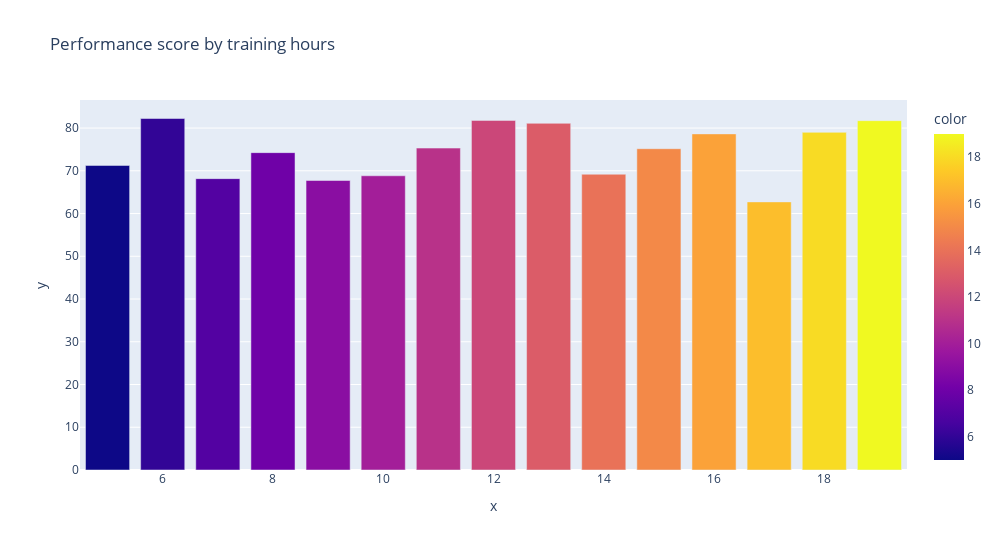

Notebook code for this chart:
### Code cell
fig=px.bar(x=a.Training_Hours_Per_Week,y=a.Performance_Score,color=a.Training_Hours_Per_Week,title='Performance score by training hours')
fig.update_layout(width=1000,height=550)
fig.show()

### Figure 1 — Plotly figure (JSON) as saved in the notebook; plotly's stock layout.template omitted (floating-point values rounded to 4 significant figures)
{"data": [{"alignmentgroup": "True", "hovertemplate": "x=%{x}<br>y=%{y}<br>color=%{marker.color}<extra></extra>", "legendgroup": "", "marker": {"color": [5, 6, 7, 8, 9, 10, 11, 12, 13, 14, 15, 16, 17, 18, 19], "coloraxis": "coloraxis", "pattern": {"shape": ""}}, "name": "", "offsetgroup": "", "orientation": "v", "showlegend": false, "textposition": "auto", "type": "bar", "x": [5, 6, 7, 8, 9, 10, 11, 12, 13, 14, 15, 16, 17, 18, 19], "xaxis": "x", "y": [71.25, 82.24, 68.17, 74.25, 67.73, 68.83, 75.32, 81.79, 81.11, 69.2, 75.17, 78.64, 62.73, 79, 81.73], "yaxis": "y"}], "layout": {"barmode": "relative", "coloraxis": {"colorbar": {"title": {"text": "color"}}, "colorscale": [[0, "#0d0887"], [0.1111, "#46039f"], [0.2222, "#7201a8"], [0.3333, "#9c179e"], [0.4444, "#bd3786"], [0.5556, "#d8576b"], [0.6667, "#ed7953"], [0.7778, "#fb9f3a"], [0.8889, "#fdca26"], [1, "#f0f921"]]}, "height": 550, "legend": {"tracegroupgap": 0}, "title": {"text": "Performance score by training hours"}, "width": 1000, "xaxis": {"anchor": "y", "autorange": true, "domain": [0, 1], "range": [4.5, 19.5], "title": {"text": "x"}, "type": "linear"}, "yaxis": {"anchor": "x", "autorange": true, "domain": [0, 1], "range": [0, 86.56], "title": {"text": "y"}, "type": "linear"}}}
